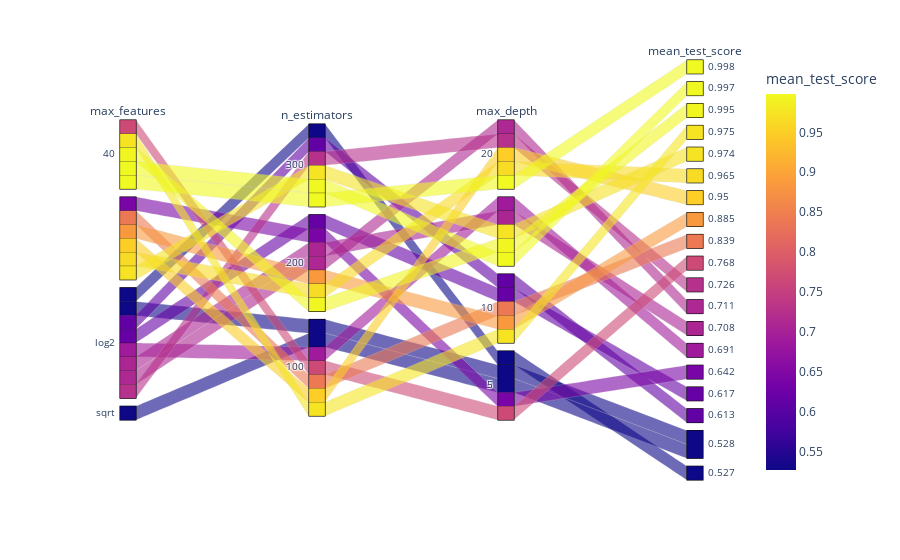

Notebook source saved alongside this figure:
### Code cell
px.parallel_categories(
    df_cv_of.iloc[:,:-1],
    color='mean_test_score'
)

### Figure 1 — Plotly figure (JSON) as saved in the notebook; plotly's stock layout.template omitted (floating-point values rounded to 4 significant figures)
{"data": [{"dimensions": [{"label": "max_features", "values": [40, 40, 40, 40, null, null, null, null, null, 40, "log2", "log2", "log2", "log2", null, "log2", "log2", "log2", "sqrt", "log2"]}, {"label": "n_estimators", "values": [300, 300, 200, 100, 300, 200, 100, 200, 100, 100, 300, 200, 200, 100, 200, 200, 300, 100, 100, 300]}, {"label": "max_depth", "values": [20, null, null, 10, null, 20, 20, 10, 10, 5, 20, 20, null, null, 5, 10, 10, 5, 5, 5]}, {"label": "mean_test_score", "values": [0.998, 0.997, 0.995, 0.975, 0.974, 0.965, 0.95, 0.885, 0.839, 0.768, 0.726, 0.711, 0.708, 0.691, 0.642, 0.617, 0.613, 0.528, 0.528, 0.527]}], "domain": {"x": [0, 1], "y": [0, 1]}, "line": {"color": [0.998, 0.997, 0.995, 0.975, 0.974, 0.965, 0.95, 0.885, 0.839, 0.768, 0.726, 0.711, 0.708, 0.691, 0.642, 0.617, 0.613, 0.528, 0.528, 0.527], "coloraxis": "coloraxis"}, "name": "", "type": "parcats"}], "layout": {"coloraxis": {"colorbar": {"title": {"text": "mean_test_score"}}, "colorscale": [[0, "#0d0887"], [0.1111, "#46039f"], [0.2222, "#7201a8"], [0.3333, "#9c179e"], [0.4444, "#bd3786"], [0.5556, "#d8576b"], [0.6667, "#ed7953"], [0.7778, "#fb9f3a"], [0.8889, "#fdca26"], [1, "#f0f921"]]}, "legend": {"tracegroupgap": 0}, "margin": {"t": 60}}}
